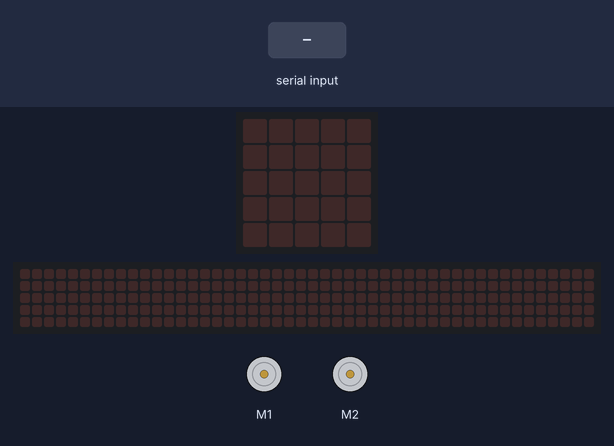
A program run on a simulated BBC micro:bit running MicroPython. Parts: 2 × DC motor (green arrow = forward, orange = backward, longer = faster), the board's 5×5 LED display, a strip that is not on the board, showing the scrolling text unrolled. The inputs (shaded band) are chosen by the test bench. The 48×5 strip is a reading aid, not a part: it shows the text the display is scrolling, unrolled, one strip-width of it at a time.

Above: at 1.2 s.
1.3 s: "F" typed at the serial console
At 1.39 s:
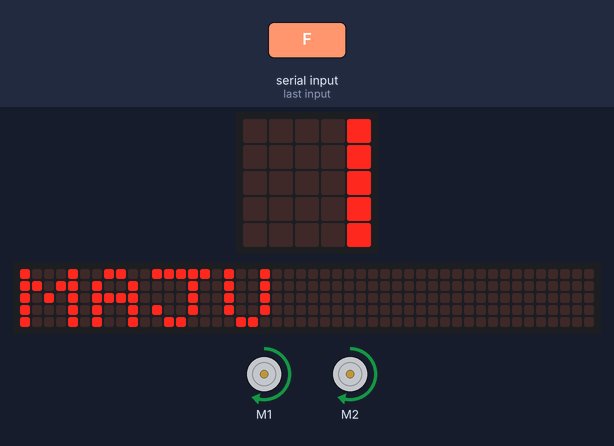
4.3 s: "R" typed at the serial console
At 4.38 s:
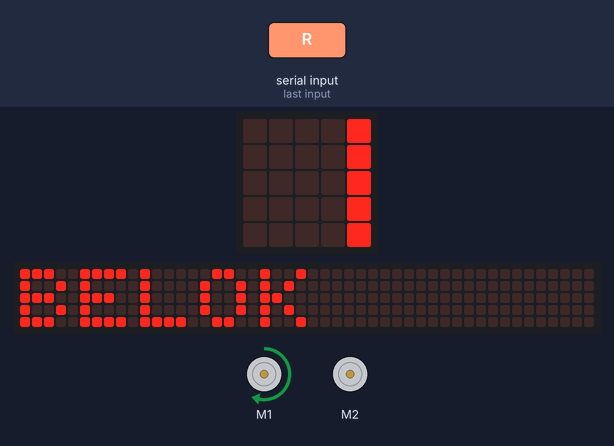
7.3 s: "S" typed at the serial console
At 7.39 s:
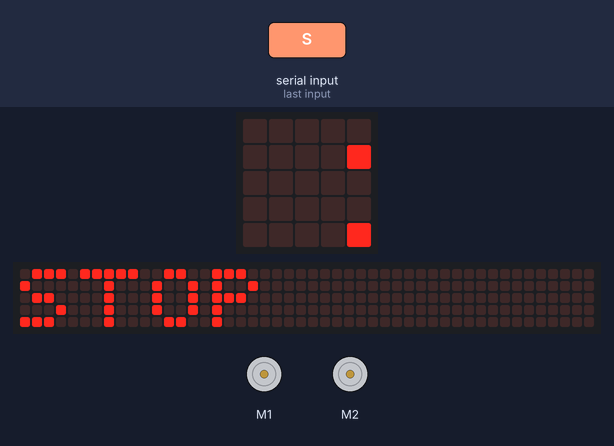
Timing chart, 0 to 10.3 s (numbered marks = the images above; inputs shaded):
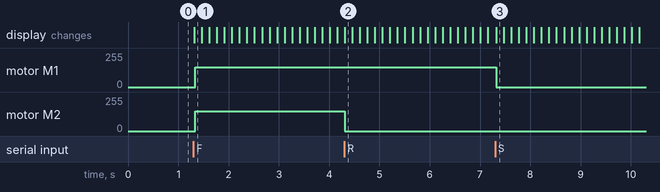

The program:

microbit_robot.py
```python
# MicroPython untuk DFRobot Maqueen (micro:bit)
from microbit import *

uart.init(baudrate=115200)
i2c.init()
ADDR = 0x10  # alamat driver motor Maqueen

def kirim(reg, v):
    arah = 0 if v >= 0 else 1      # 0 = maju, 1 = mundur
    i2c.write(ADDR, bytes([reg, arah, min(abs(v), 255)]))

def motor(kiri, kanan):
    kirim(0x00, kiri)              # motor kiri
    kirim(0x02, kanan)             # motor kanan

teks = {b"F": "MAJU", b"S": "STOP", b"R": "BELOK"}

while True:
    if uart.any():
        cmd = uart.read(1)
        if cmd == b"F":
            motor(150, 150)
        elif cmd == b"R":
            motor(150, 0)
        elif cmd == b"S":
            motor(0, 0)
        if cmd in teks:
            display.scroll(teks[cmd], wait=False)
    sleep(20)
```

Measured:
- after the input at 1.3 s, motor M1, motor M2: stopped → forward 150/255 at once; the display: changes at once (image 1)
- after the input at 4.3 s, motor M2: forward 150/255 → stopped at once; the display: changes at once (image 2)
- after the input at 7.3 s, motor M1: forward 150/255 → stopped at once; the display: changes at once (image 3)
